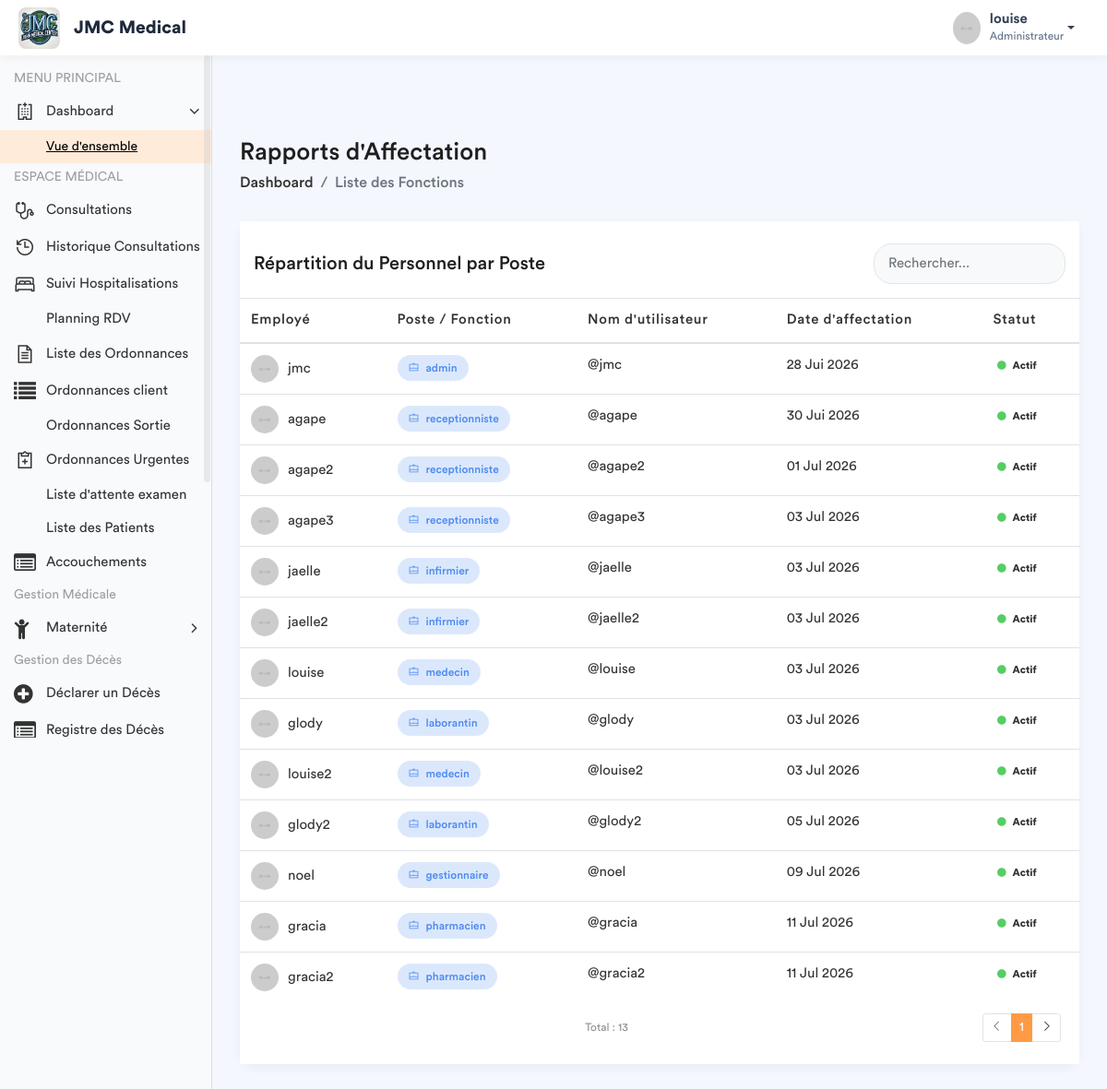
Screenshot of /employe-poste/ (signed in) with the database file from the repository.
### app/models.py (models this page shows, shortened)
class Fonction(models.Model):
    fonctionKey = models.ForeignKey(Role, on_delete=models.SET_NULL, null=True)
    userKey = models.ForeignKey(User, on_delete=models.SET_NULL, null=True, related_name='user_fonction')
    autorisation = models.CharField(max_length=30, default='oui')
    hopital = models.ForeignKey(Hopital , on_delete=models.SET_NULL, null = True , related_name= 'hopital_fonction')

class Role(models.Model):
    roleName = models.CharField(max_length=30)

### app/views.py (the view)
# urls.py: path('employe-poste/', views.liste_employe_poste, name='liste_employe_poste'),
@login_required
def liste_employe_poste(request):
    role_user = Fonction.objects.filter(userKey=request.user).first()
    fonctionKey = role_user.fonctionKey.roleName if role_user else None
    liste_postes = Fonction.objects.all().select_related('userKey', 'fonctionKey')
    context = {
        'liste_postes': liste_postes,
        'fonctionKey': fonctionKey,
    }
    return render(request, 'back-end/liste_fonctions.html', context)

### app/templates/back-end/liste_fonctions.html (shortened to what this page needs)
<!DOCTYPE html>
{% load static %}
<html lang="fr">
    <head>
        {% include 'back-end/includes/css.html'%}
    </head>
    <body>
        <div class="main-wrapper">
            {% include 'back-end/includes/header.html'%}
            {% include 'back-end/includes/sidebar.html'%}
            <div class="page-wrapper">
                <div class="content container-fluid">
                    <div class="page-header">
                        <div class="row align-items-center">
                            <div class="col">
                                <h3 class="page-title">Rapports d'Affectation</h3>
                                <ul class="breadcrumb">
                                    <li class="breadcrumb-item"><a href="{% url 'dashboard' %}">Dashboard</a></li>
                                    <li class="breadcrumb-item active">Liste des Fonctions</li>
                                </ul>
                            </div>
                        </div>
                    </div>
                    <div class="row">
                        <div class="col-md-12">
                            <div class="card card-table">
                                <div class="card-header bg-white border-0 pt-4">
                                    <div class="row align-items-center">
                                        <div class="col">
                                            <h4 class="card-title mb-0">Répartition du Personnel par Poste</h4>
                                        </div>
                                        <div class="col-auto">
                                            <div class="search-box-container">
                                                <input type="text" id="searchInput" class="form-control" placeholder="Rechercher...">
                                            </div>
                                        </div>
                                    </div>
                                </div>
                                <div class="card-body">
                                    <div class="table-responsive">
                                        <table class="table table-hover table-center mb-0">
                                            <thead>
                                                <tr>
                                                    <th>Employé</th>
                                                    <th>Poste / Fonction</th>
                                                    <th>Nom d'utilisateur</th>
                                                    <th>Date d'affectation</th>
                                                    <th>Statut</th>
                                                </tr>
                                            </thead>
                                            <tbody id="tableBody">
                                                {% for poste in liste_postes %}
                                                <tr>
                                                    <td>
                                                        <h2 class="table-avatar">
                                                            <img src="/static/back-end/assets/img/profiles/avatar-01.jpg" alt="">
                                                            {{ poste.userKey.get_full_name|default:poste.userKey.username }}
                                                        </h2>
                                                    </td>
                                                    <td>
                                                        <span class="badge bg-inverse-primary badge-role">
                                                            <i class="la la-briefcase mr-1"></i> {{ poste.fonctionKey.roleName }}
                                                        </span>
                                                    </td>
                                                    <td>@{{ poste.userKey.username }}</td>
                                                    <td>{{ poste.userKey.date_joined|date:"d M Y" }}</td>
                                                    <td>
                                                        {% if poste.userKey.is_active %}
                                                            <span class="badge badge-success-border"><i class="fa fa-circle text-success mr-1"></i> Actif</span>
                                                        {% else %}
                                                            <span class="badge badge-danger-border"><i class="fa fa-circle text-danger mr-1"></i> Inactif</span>
                                                        {% endif %}
                                                    </td>
                                                </tr>
                                                {% empty %}
                                                <tr>
                                                    <td colspan="6" class="text-center text-muted py-4">
                                                        Aucune affectation enregistrée.
                                                    </td>
                                                </tr>
                                                {% endfor %}
                                            </tbody>
                                        </table>
                                    </div>
                                </div>
                                <div class="card-footer bg-white border-0 pb-4">
                                    <div class="row align-items-center">
                                        <div class="col">
                                            <small class="text-muted">Total : {{ liste_postes|length }}</small>
                                        </div>
                                        <div class="col-auto">
                                            <ul class="pagination pagination-sm mb-0">
                                                <li class="page-item disabled"><a class="page-link" href="#"><i class="la la-angle-left"></i></a></li>
                                                <li class="page-item active"><a class="page-link" href="#">1</a></li>
                                                <li class="page-item"><a class="page-link" href="#"><i class="la la-angle-right"></i></a></li>
                                            </ul>
                                        </div>
                                    </div>
                                </div>
                            </div>
                        </div>
                    </div>
                </div>
            </div>
        </div>
    </body>
</html>

### app/templates/back-end/includes/header.html (shortened to what this page needs)
{% load static %}
<header class="header-modern" style="background: #ffffff; height: 60px; box-shadow: 0 2px 10px rgba(0,0,0,0.05); display: flex; align-items: center; padding: 0 20px; position: relative; z-index: 1060;">
    <div class="header-left" style="display: flex; align-items: center;">
        <a href="{% url 'home' %}" class="logo">
            <img src="{% static 'front-end/assets/img/dr/jmc.jpeg' %}" width="45" height="45" alt="Moyanoli" style="border-radius: 8px;">
        </a>
        <span style="font-weight: 700; font-size: 1.2rem; margin-left: 15px; color: #1e293b;">JMC Medical</span>
    </div>
    <ul class="nav user-menu" style="list-style: none; display: flex; align-items: center; margin-left: auto;">
        <li class="nav-item dropdown has-arrow main-drop">
            <a href="#" class="dropdown-toggle nav-link" data-toggle="dropdown" style="display: flex; align-items: center; color: #334155; text-decoration: none;">
                <span class="user-img" style="margin-right: 10px;">
                    <img src="{% static 'back-end/assets/img/profiles/avatar-21.jpg' %}" width="35" height="35" alt="User" style="border-radius: 50%;">
                </span>
                <div style="line-height: 1.2;">
                    <span style="font-weight: 600; display: block;">{{ user.username }}</span>
                    <span style="font-size: 0.75rem; color: #64748b;">Administrateur</span>
                </div>
            </a>
        </li>
    </ul>
</header>

### app/templates/back-end/liste_fonctions.html (style rules this page uses)
.page-wrapper { background-color: #f4f7fe; }
.card-table { border: none; border-radius: 15px; box-shadow: 0 4px 12px rgba(0,0,0,0.05); }
.badge-role { padding: 8px 12px; border-radius: 20px; font-weight: 500; font-size: 12px; }
.table-avatar img { width: 30px; height: 30px; border-radius: 50%; margin-right: 10px; }
.search-box-container { max-width: 300px; }
.search-box-container .form-control { border-radius: 20px; padding-left: 15px; background-color: #f8f9fa; border: 1px solid #e3e3e3; }

### rows the page displays
Fonction: userKey.get_full_name "jmc", fonctionKey.roleName "admin", userKey.username "jmc", userKey.date_joined "28 Jui 2026", shows "Actif"
Fonction: userKey.get_full_name "agape", fonctionKey.roleName "receptionniste", userKey.username "agape", userKey.date_joined "30 Jui 2026", shows "Actif"
Fonction: userKey.get_full_name "agape2", fonctionKey.roleName "receptionniste", userKey.username "agape2", userKey.date_joined "01 Jul 2026", shows "Actif"
Fonction: userKey.get_full_name "agape3", fonctionKey.roleName "receptionniste", userKey.username "agape3", userKey.date_joined "03 Jul 2026", shows "Actif"
Fonction: userKey.get_full_name "jaelle", fonctionKey.roleName "infirmier", userKey.username "jaelle", userKey.date_joined "03 Jul 2026", shows "Actif"
Fonction: userKey.get_full_name "jaelle2", fonctionKey.roleName "infirmier", userKey.username "jaelle2", userKey.date_joined "03 Jul 2026", shows "Actif"
Fonction: userKey.get_full_name "louise", fonctionKey.roleName "medecin", userKey.username "louise", userKey.date_joined "03 Jul 2026", shows "Actif"
Fonction: userKey.get_full_name "glody", fonctionKey.roleName "laborantin", userKey.username "glody", userKey.date_joined "03 Jul 2026", shows "Actif"
Fonction: userKey.get_full_name "louise2", fonctionKey.roleName "medecin", userKey.username "louise2", userKey.date_joined "03 Jul 2026", shows "Actif"
Fonction: userKey.get_full_name "glody2", fonctionKey.roleName "laborantin", userKey.username "glody2", userKey.date_joined "05 Jul 2026", shows "Actif"
Fonction: userKey.get_full_name "noel", fonctionKey.roleName "gestionnaire", userKey.username "noel", userKey.date_joined "09 Jul 2026", shows "Actif"
Fonction: userKey.get_full_name "gracia", fonctionKey.roleName "pharmacien", userKey.username "gracia", userKey.date_joined "11 Jul 2026", shows "Actif"
Fonction: userKey.get_full_name "gracia2", fonctionKey.roleName "pharmacien", userKey.username "gracia2", userKey.date_joined "11 Jul 2026", shows "Actif"

### other values shown
{{ user.username }} "louise"
{{ liste_postes|length }} "13"
